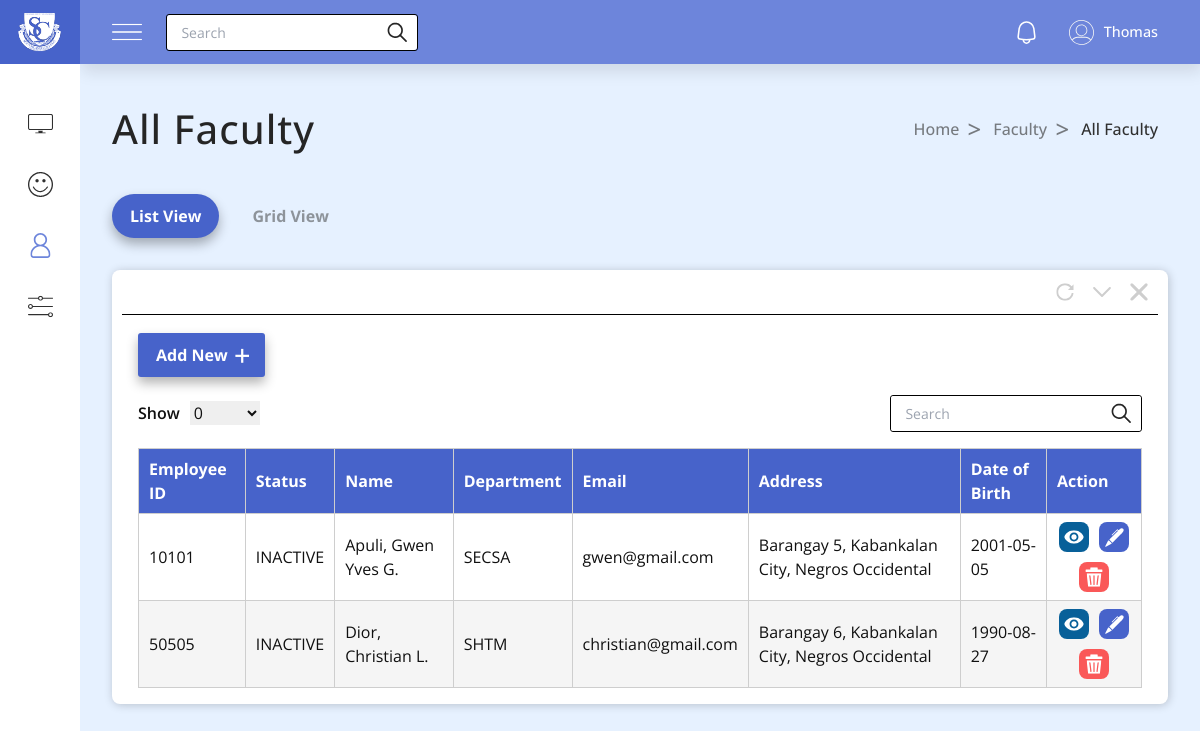
/admin/all_faculty.php (signed in), run on an earlier commit of the app's database.
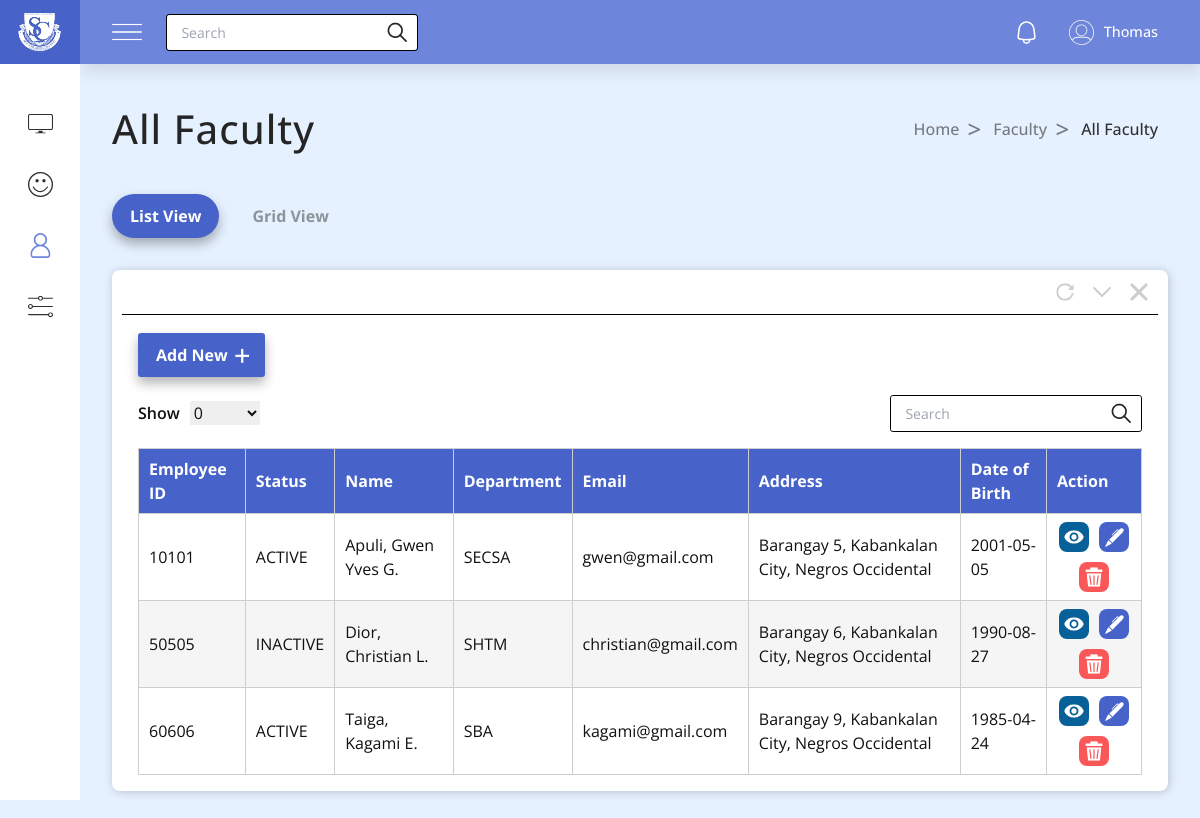
And on a later commit of the database.
### tables this page shows
CREATE TABLE `faculty_tbl` (
  `faculty_id` int(11) NOT NULL,
  `fname` varchar(255) NOT NULL,
  `mname` varchar(255) NOT NULL,
  `lname` varchar(255) NOT NULL,
  `date_of_birth` date NOT NULL,
  `place_of_birth` varchar(255) NOT NULL,
  `sex` varchar(255) NOT NULL,
  `blood_type` varchar(255) NOT NULL,
  `civil_status` varchar(255) NOT NULL,
  `tin_id` varchar(255) NOT NULL,
  `citizenship` varchar(255) NOT NULL,
  `sss_no` varchar(255) NOT NULL,
  `pagibig_no` varchar(255) NOT NULL,
  `philhealth_no` varchar(255) NOT NULL,
  `height` float NOT NULL,
  `weight` float NOT NULL,
  `residential_address` varchar(255) NOT NULL,
  `permanent_address` varchar(255) NOT NULL,
  `email` varchar(255) NOT NULL,
  `contact_number` varchar(255) NOT NULL,
  `status` varchar(255) NOT NULL DEFAULT 'ACTIVE',
  `photo_path` varchar(255) DEFAULT NULL,
  `department` varchar(255) NOT NULL
);

### admin/all_faculty.php (the view, shortened to what the changed rows need)
<!DOCTYPE html>
<html lang="en">
<head>
    <link rel="stylesheet" href="styles/nav.css" />
    <link rel="stylesheet" href="styles/all.css" />
    <script src="https://cdn.tailwindcss.com"></script>
</head>
<body>
    <?php require 'partials/nav.php' ?>
    <section class="section">
        <div class="section-title">
            <h1>All Faculty</h1>
        </div>
        <div class="table-container">
            <div class="all-staff">
                <div class="main-table-container">
                    <div class="table">
                        <table>
                            <thead>
                                <th>Employee ID</th>
                                <th>Status</th>
                                <th>Name</th>
                                <th>Department</th>
                                <th>Email</th>
                                <th>Address</th>
                                <th>Date of Birth</th>
                                <th>Action</th>
                            </thead>
                            <tbody id="staff-table-body">
                                <?php
                                include('includes/connection.php');
                                $query = mysqli_query($conn, "SELECT * FROM `faculty_tbl`");
                                while ($row = mysqli_fetch_array($query)) {
                                ?>
                                    <tr>
                                        <td><label><?php echo $row['faculty_id']; ?></label></td>
                                        <td><label><?= $row['status'] ?></label></td>
                                        <td><label><?php echo $row['lname'] . ', ' . $row['fname'] . ' ' . $row['mname']; ?></label>
                                        </td>
                                        <td><label><?php echo $row['department']; ?></label></td>
                                        <td><label><?php echo $row['email']; ?></label></td>
                                        <td><label><?php echo $row['permanent_address']; ?></label></td>
                                        <td><label><?php echo $row['date_of_birth']; ?></label></td>
                                        <td class='action'>
                                            <a class="view-btn" href="about_faculty.php?faculty_id=<?php echo $row['faculty_id'] ?>">
                                                <div>
                                                    <img src="images/eyes.svg" alt="View">
                                                </div>
                                            </a>
                                            <a class='update-btn' href='edit_faculty.php?id=<?php echo $row['faculty_id']; ?>'>
                                                <div>
                                                    <img src="images/update-btn.svg" alt="update">
                                                </div>
                                            </a>
                                            <a class="delete-btn" href="functions/faculty/delete.php?id=<?php echo $row['faculty_id']; ?>">
                                                <div>
                                                    <img src="images/delete-btn.svg" alt="update">
                                                </div>
                                            </a>
                                        </td>
                                    </tr>
                                <?php }
                                ?>
                            </tbody>
                        </table>
                    </div>
                </div>
            </div>
        </div>
    </section>
</body>
</html>

What changed in the data, as far as the page shows it:
changed faculty_tbl "Apuli": status "INACTIVE" → "ACTIVE"
added faculty_tbl: faculty_id "60606", status "ACTIVE", lname "Taiga", fname "Kagami", mname "E.", department "SBA", email "kagami@gmail.com", permanent_address "Barangay 9, Kabankalan City, Negros Occidental", date_of_birth "1985-04-24"
